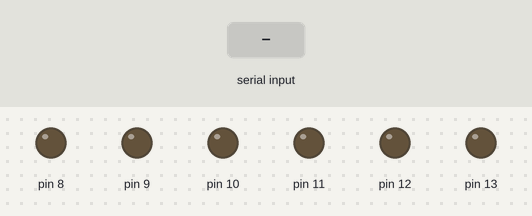
A sketch run on a simulated Arduino Uno, built with avr-gcc and run on an emulated ATmega328P. On the bench: output pins drawn as LEDs (lit = HIGH). The test bench sets the inputs (shaded band).

Above: at 1.2 s.
1.3 s: "F" received over Serial
At 2.4 s:
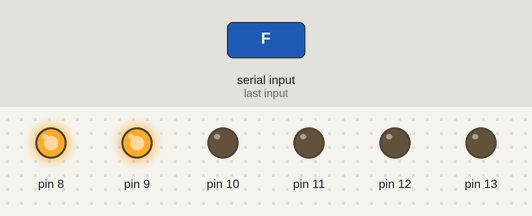
2.8 s: "B" received over Serial
At 3.6 s:
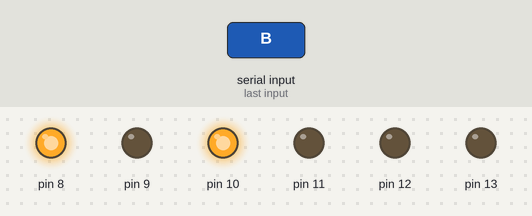
4.3 s: "L" received over Serial
At 4.7 s:
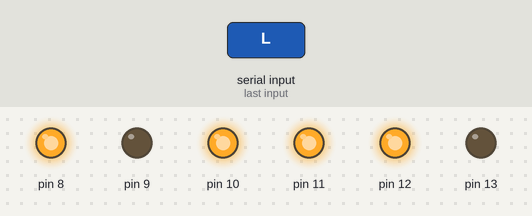
5.8 s: "R" received over Serial
At 7.0 s:
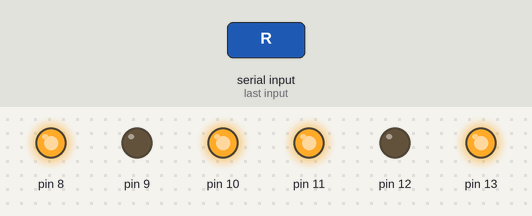
7.3 s: "SE" received over Serial
At 8.3 s:
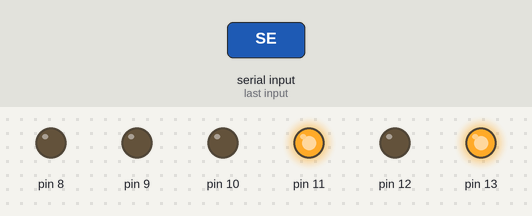
8.8 s: "ST" received over Serial
At 9.5 s:
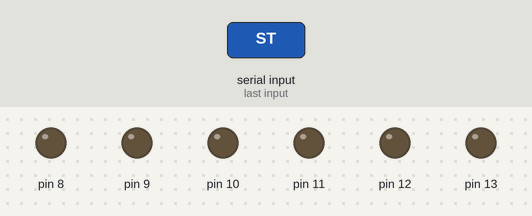
Timing chart, 0 to 11.3 s (numbered marks = the images above; inputs shaded):
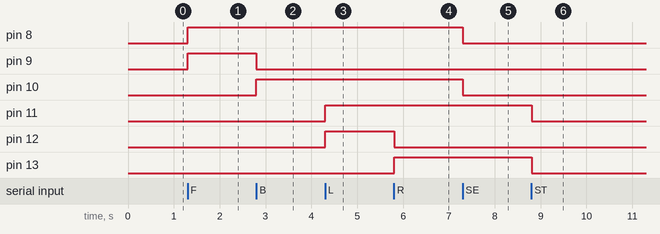

The sketch:

rc_car_software.ino
```cpp
char command;
String string;

int enable_motor = 8;
int forward_motor = 9;
int backward_motor = 10;

int enable_turn = 11;
int forward_turn = 12;
int backward_turn = 13;

void setup() {
  Serial.begin(9600);
  int i = 0;
  for(i = 8; i < 14; i++){
    pinMode(i, OUTPUT);
  }
}

void loop() {
  if (Serial.available() > 0){
    string = "";
    }

    while(Serial.available() > 0) {
      command = ((byte)Serial.read());
      if(command == ':') {
        break;
      } else {
        string += command;
      }

      delay(1);
    }

    if(string == "F") {
      //Serial.println("FORWARD");
      run_motor_forward(enable_motor, forward_motor, backward_motor);
      delay(10);
    }

    if(string == "B") {
      //Serial.println("BACKWARD");
      run_motor_backward(enable_motor, forward_motor, backward_motor);
      delay(10);
    }

    if(string == "L") {
      //Serial.println("LEFT");
      turn_left(enable_turn, forward_turn, backward_turn);
      delay(10);
    }

    if(string == "R") {
      //Serial.println("RIGHT");
      turn_right(enable_turn, forward_turn, backward_turn);
      delay(10);
    }
    if(string == "SE") {
      //Serial.println("STOP ENGINE");
      motor_stop(enable_motor, forward_motor, backward_motor);
      delay(10);
    }
    if(string == "ST") {
      //Serial.println("STOP TURNING");
      stop_turning(enable_turn, forward_turn, backward_turn);
      delay(10);
    }
 }

 void run_motor_forward(int enable, int forward, int backward) {
    digitalWrite(enable, HIGH);
    digitalWrite(forward, HIGH);
    digitalWrite(backward, LOW);
}

void run_motor_backward(int enable, int forward, int backward) {
    digitalWrite(enable, HIGH);
    digitalWrite(forward, LOW);
    digitalWrite(backward, HIGH);
}

void motor_stop(int enable, int forward, int backward){
  digitalWrite(enable, LOW);
  digitalWrite(forward, LOW);
  digitalWrite(backward, LOW);
}

void turn_left(int enable, int forward, int backward){
  run_motor_forward(enable, forward, backward);
}

void turn_right(int enable, int forward, int backward){
  run_motor_backward(enable, forward, backward);
}

void stop_turning(int enable, int forward, int backward){
  motor_stop(enable, forward, backward);
}
```

Measured:
- after the input at 1.3 s, pin 8, pin 9: LOW → HIGH at once
- after the input at 2.8 s, pin 9: HIGH → LOW at once; pin 10: LOW → HIGH at once
- after the input at 4.3 s, pin 11, pin 12: LOW → HIGH at once
- after the input at 5.8 s, pin 12: HIGH → LOW at once; pin 13: LOW → HIGH at once
- after the input at 7.3 s, pin 8, pin 10: HIGH → LOW at once
- after the input at 8.8 s, pin 11, pin 13: HIGH → LOW at once
